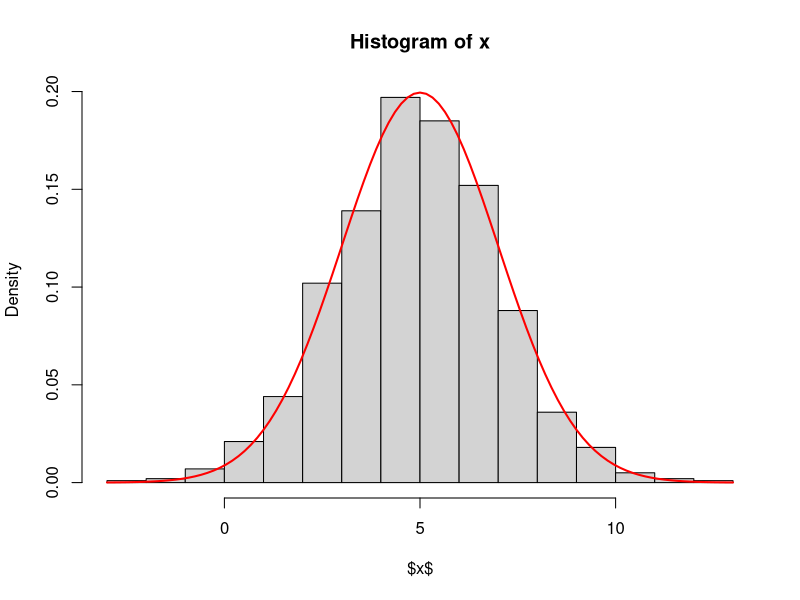
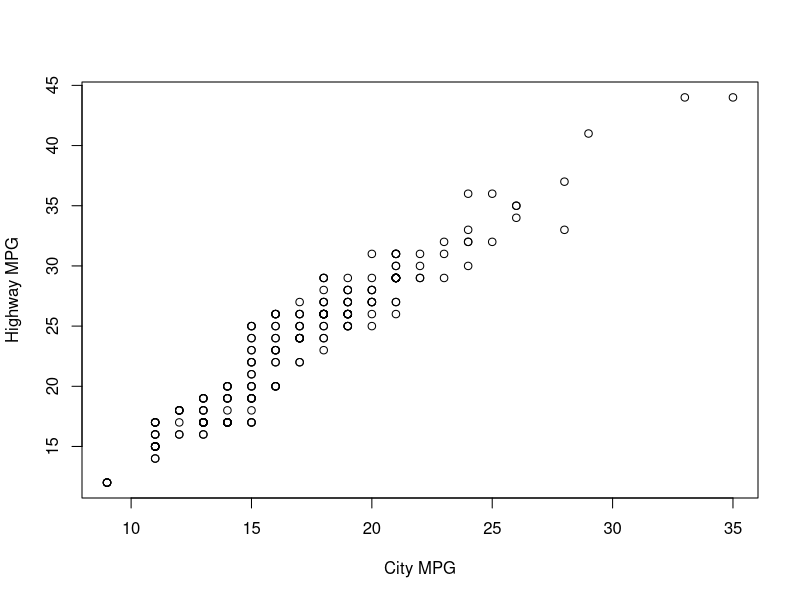

Reproduce these figures in R, in order.
## ---- chunk 1
n = 1000
## ---- chunk 2
mu_1 <- runif(n/2,0,1) 
mu_2 <- runif(n/2,0,1)
## ---- chunk 3
z_1 <- sqrt(-2*log(mu_1))*cos(2*pi*mu_2)
z_2 <- sqrt(-2*log(mu_1))*sin(2*pi*mu_2)
## ---- chunk 4
z <- c(z_1,z_2)
## ---- chunk 5
mu=5
sigma=2
## ---- chunk 6
x = mu + sigma * z
## ---- chunk 7
mean(x)
sd(x)
## ---- chunk 8
 hist(x,
 freq= FALSE,
 ylab= "Density",
 xlab= "$x$")

 curve(dnorm(x,mean= mu,sd= sigma),
 col= "red", lwd= 2,add = TRUE)
## ---- chunk 9

cihi <- read.csv("hlthexp.csv")

df <- data.frame(Year = cihi$Year,
                 Hospitals = cihi$Hospitals,
                 Physicians = cihi$Physicians,
                 "Other Services" = cihi$Other.Institutions,
                 Dental = cihi$Other.Professionals..Dental.Services,
                 Vision = cihi$Other.Professionals..Vision.Care.Services,
                 "Other Professionals" = cihi$Other.Professionals..Other.Services,
                 check.names = FALSE)
## ---- chunk 10
df$Hospitals
## ---- chunk 11
df$total_other_services <- df$Dental+ df$Vision + df$"Other Professionals"
## ---- chunk 12
cihi <- data.frame(cihi, "Perscription.Drugs" = "Prescribed.Drugs")
## ---- chunk 13
Expenditure_1983 <- cihi["9", "Hospitals"]

#df$Hospitals[df$Year:1983]

## ---- chunk 14
df$Hospitals
Expenditure_2012_2022 <- cihi["38-48", "Hospitals"]


## ---- chunk 15
mpg <- ggplot2::mpg
subset(mpg, year == 2008)
min(mpg$cty)
max(mpg$cty)
## ---- chunk 16
n <- 11
avg_mpg = sum(mpg$cty)/n
## ---- chunk 17
mean(mpg$cty)
## ---- chunk 18
compact <- subset(mpg, class == "compact")
 ifelse(compact == "compact", 1, 0)

 #x <- c(-2, 0, 3)
 #ifelse(x > 0, "Positive", "Not Positive")
#compact <- subset(mpg, class == "compact")  
## ---- chunk 19
avg_mpg <- mean(compact$cty)
## ---- chunk 20
#| eval: true
#| label: fig-1
#| fig-cap:  "City Versus Highway Fuel Efficiency (MPG"

x <- mpg$cty
y <- mpg$hwy

plot(x, 
     y, 
     xlab="City MPG", 
     ylab="Highway MPG")

